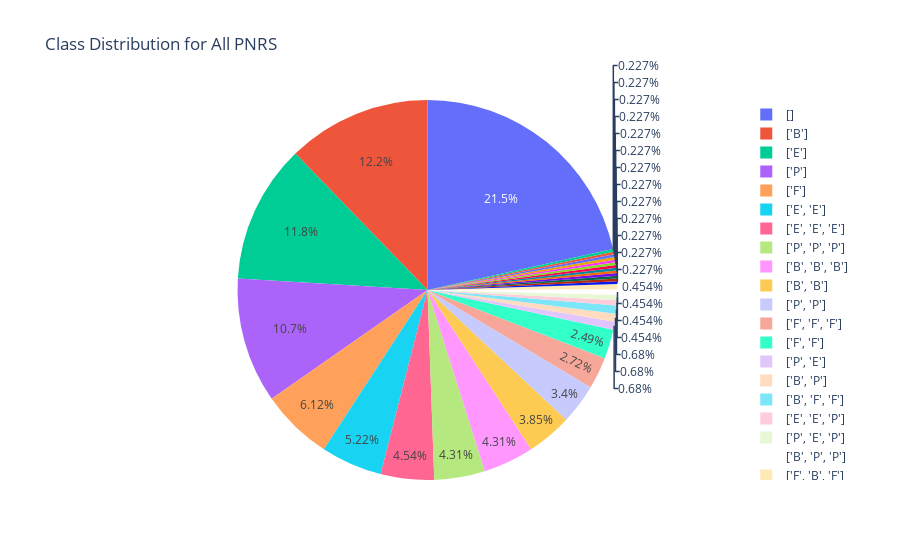
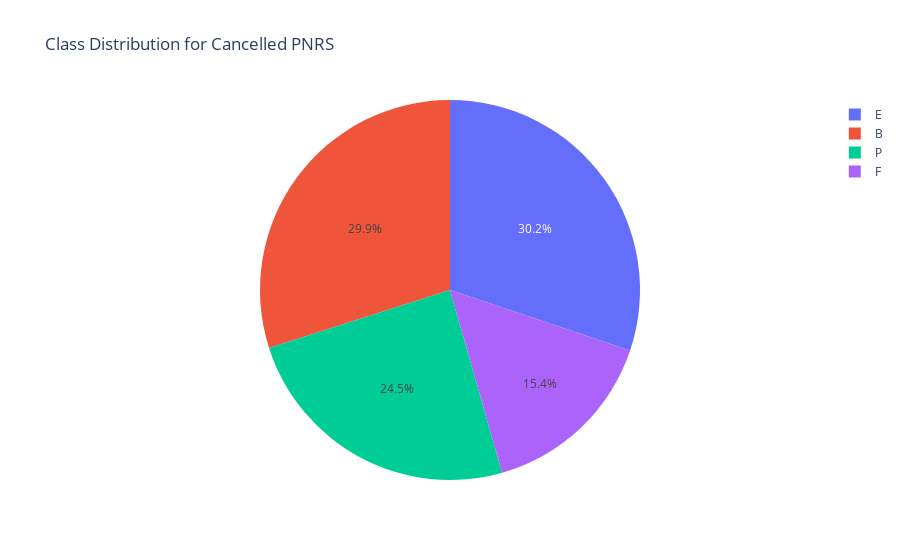

Notebook code for these charts, in order:
### Code cell
# plot for class distribution for cancelled flights
fig = px.pie(df, names="allocated_classes", title="Class Distribution for All PNRS")

# plot for class distribution for cancelled flights
fig2 = px.pie(df, names="canclled_class", title="Class Distribution for Cancelled PNRS")
fig.show()
fig2.show()

### Figure 1 — Plotly figure (JSON) as saved in the notebook; plotly's stock layout.template omitted (floating-point values rounded to 4 significant figures; data arrays with more than 128 entries replaced by an {"elided": "..."} marker saying what was removed)
{"data": [{"domain": {"x": [0, 1], "y": [0, 1]}, "hovertemplate": "allocated_classes=%{label}<extra></extra>", "labels": {"elided": "441 str values"}, "legendgroup": "", "name": "", "showlegend": true, "type": "pie"}], "layout": {"legend": {"tracegroupgap": 0}, "title": {"text": "Class Distribution for All PNRS"}}}

### Figure 2 — Plotly figure (JSON) as saved in the notebook; plotly's stock layout.template omitted (floating-point values rounded to 4 significant figures; data arrays with more than 128 entries replaced by an {"elided": "..."} marker saying what was removed)
{"data": [{"domain": {"x": [0, 1], "y": [0, 1]}, "hovertemplate": "canclled_class=%{label}<extra></extra>", "labels": {"elided": "441 str values"}, "legendgroup": "", "name": "", "showlegend": true, "type": "pie"}], "layout": {"legend": {"tracegroupgap": 0}, "title": {"text": "Class Distribution for Cancelled PNRS"}}}
